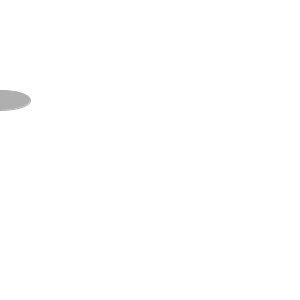
Frame 1 (no input)
Frame 60 (the mouse pressed at the canvas centre just before this capture): identical to frame 1, image omitted
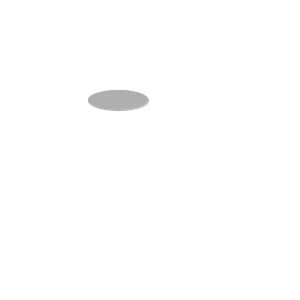
Frame 120 (the mouse held since frame 60 and released just before this capture)

The Processing sketch that drew these frames (run headless with seeded random() and noise(); from frame 60 on, the mouse is pressed at the canvas centre):

// Processing sketch: example_5_6
// ── example_5_6.pde
int v = 2;
int circlex = 0;
int circley = 100;

void setup()
{
  size(300, 300);
}

void draw()
{
  background(255);
  
  stroke(175);
  fill(175);
  ellipse(circlex, circley, 60, 20);
  
  if(mousePressed)
  {
    circlex = circlex + v;
    if(circlex == 0 || circlex == width)
    {v = v*-1;
    }
  }
}
